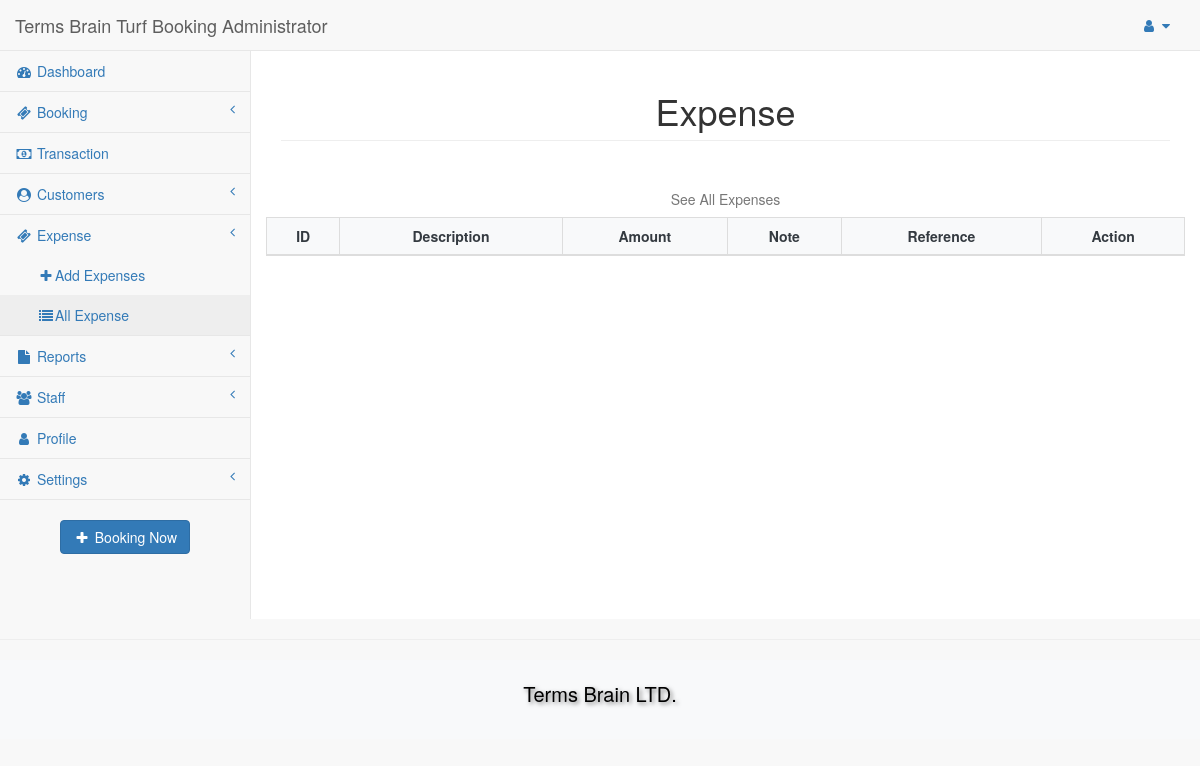
The app's page /allExpense.php (signed in), older data.
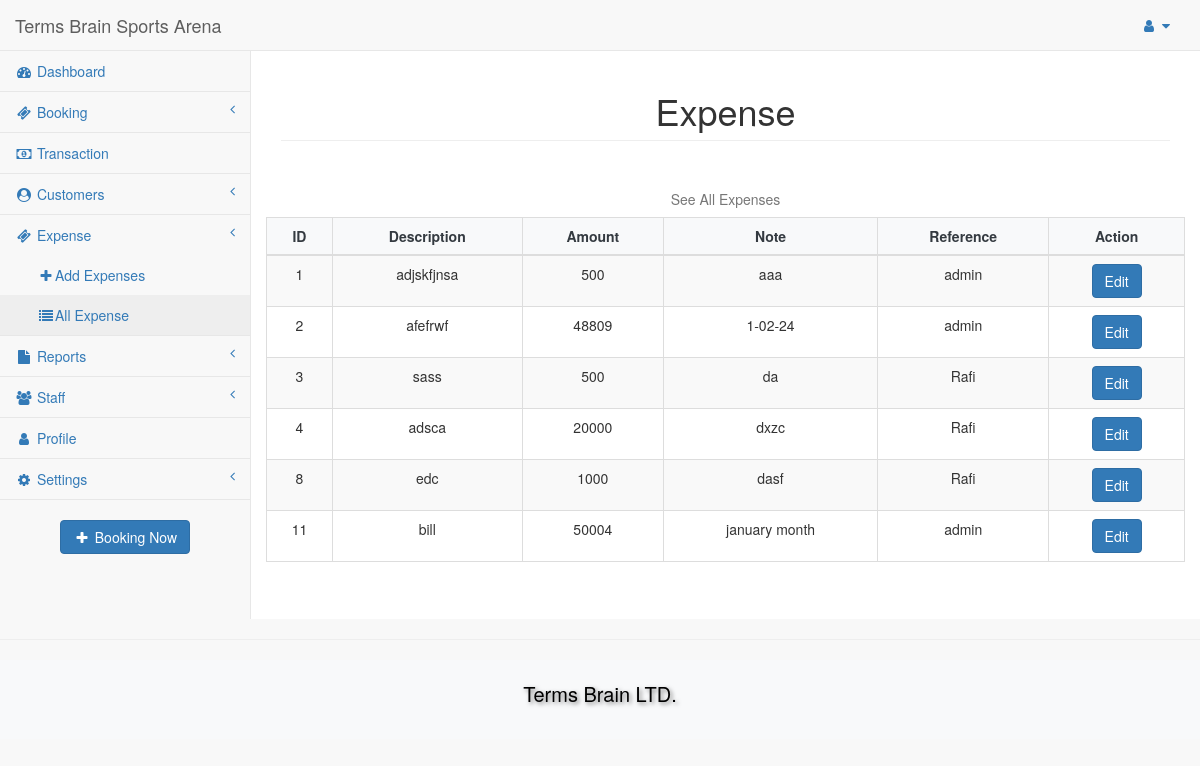
The same page, newer data.
### tables this page shows
CREATE TABLE `setting` (
  `id` int(11) NOT NULL,
  `brand` varchar(255) DEFAULT NULL,
  `logo` varchar(255) DEFAULT NULL,
  `favicon` varchar(255) DEFAULT NULL,
  `email` varchar(255) DEFAULT NULL,
  `phone` varchar(255) DEFAULT NULL,
  `social` varchar(255) DEFAULT NULL,
  `location` varchar(255) DEFAULT NULL,
  `created_at` timestamp NOT NULL DEFAULT current_timestamp(),
  `updated_at` datetime DEFAULT current_timestamp() ON UPDATE current_timestamp()
);

CREATE TABLE `expense` (
  `id` int(11) NOT NULL,
  `description` varchar(255) DEFAULT NULL,
  `amount` int(11) DEFAULT NULL,
  `note` varchar(255) DEFAULT NULL,
  `reference_id` int(11) DEFAULT NULL,
  `status` int(11) DEFAULT NULL,
  `created_at` timestamp NOT NULL DEFAULT current_timestamp(),
  `updated_at` datetime DEFAULT current_timestamp() ON UPDATE current_timestamp()
);

### allExpense.php (the view, shortened to what this page needs)
<?php
include 'connection.php';
include_once('includes/header.php');
?>
<div id="page-wrapper">
    <div class="row">
        <div class="col-lg-12">
            <h1 class="page-header text-center">Expense</h1>
        </div>
    </div>
    <div class="row">
        <table id="yourTableID" class="table table-striped table-bordered" cellspacing="0" width="100%">
            <caption class="text-center">See All Expenses</caption>
            <thead>
                <th>ID</th>
                <th>Description</th>
                <th>Amount</th>
                <th>Note</th>
                <th>Reference</th>
                <th <?php echo (isset($_SESSION['role']) && $_SESSION['role'] != 'admin') ? 'hidden' : '' ?>>Action</th>
            </thead>
            <tbody>
                <?php
                $query = "SELECT expense.*, authentication.name FROM expense
                LEFT JOIN authentication ON expense.reference_id = authentication.id";
                $sql = mysqli_query($conn, $query);
                while ($row = mysqli_fetch_array($sql)) { ?>
                    <tr>
                        <td><?php echo $row['id'] ?></td>
                        <td><?php echo $row['description'] ?></td>
                        <td><?php echo $row['amount'] ?></td>
                        <td><?php echo $row['note'] ?></td>
                        <td><?php echo $row['name'] ?></td>
                        <td <?php echo (isset($_SESSION['role']) && $_SESSION['role'] != 'admin') ? 'hidden' : '' ?>>
                            <a href="editExpense.php?id=<?php echo $row['id']; ?>" class="btn btn-primary">Edit</a>
                        </td>
                    </tr>
                <?php
                }
                ?>
            </tbody>
        </table>
    </div>
</div>
<link rel="stylesheet" type="text/css" href="https://cdn.datatables.net/1.13.7/css/jquery.dataTables.min.css">
<link rel="stylesheet" type="text/css" href="https://cdn.datatables.net/buttons/2.4.2/css/buttons.dataTables.min.css">
<?php include_once('includes/footer.php'); ?>

### includes/header.php (shortened to what this page needs)
<!DOCTYPE html>
<html lang="en">
<head>
    <?php
    include 'connection.php';
    $query = "SELECT * FROM setting where id=1";
    $result = mysqli_query($conn, $query);
    if ($result && $row = mysqli_fetch_assoc($result)) {
        $brand = $row['brand'];
    } else {
        $brand = "Terms Brain Turf Booking Administrator";
    }
    ?>
    <link rel="stylesheet" href="assets/css/bootstrap.min.css" />
    <link href="assets/js/metisMenu/metisMenu.min.css" rel="stylesheet">
    <link href="assets/css/booking.css" rel="stylesheet">
    <link href="assets/css/style.css" rel="stylesheet">
    <link href="assets/css/sb-admin-2.css" rel="stylesheet">
    <link href="assets/fonts/font-awesome/css/font-awesome.min.css" rel="stylesheet" type="text/css">
    <link rel="stylesheet" type="text/css" href="https://cdn.datatables.net/1.10.24/css/jquery.dataTables.css">
</head>
<body>
    <div id="wrapper">
        <nav class="navbar navbar-default navbar-static-top" role="navigation" style="margin-bottom: 0">
            <div class="navbar-header">
                <a class="navbar-brand" href="index.php"><?php echo $brand; ?></a>
            </div>
            <ul class="nav navbar-top-links navbar-right">
                <li class="dropdown">
                    <a class="dropdown-toggle" data-toggle="dropdown" href="#">
                        <i class="fa fa-user fa-fw"></i> <i class="fa fa-caret-down"></i>
                    </a>
                </li>
            </ul>
            <div class="navbar-default sidebar" role="navigation">
                <div class="sidebar-nav navbar-collapse">
                    <ul class="nav" id="side-menu">
                        <li>
                            <a href="index.php"><i class="fa fa-dashboard fa-fw"></i> Dashboard</a>
                        </li>
                        <li>
                            <a href="#"><i class="fa fa-ticket fa-fw"></i> Booking <span class="fa arrow"></span></a>
                        </li>
                        <li>
                            <a href="transaction.php"><i class="fa fa-money fa-fw"></i> Transaction</a>
                        </li>
                        <li>
                            <a href="#"><i class="fa fa-user-circle fa-fw"></i> Customers<span class="fa arrow"></span></a>
                        </li>
                        <li>
                            <a href="#"><i class="fa fa-ticket fa-fw"></i> Expense <span class="fa arrow"></span></a>
                            <ul class="nav nav-second-level">
                                <li>
                                    <a href="addExpense.php"><i class="fa fa-plus fa-fw"></i>Add Expenses</a>
                                </li>
                                <li>
                                    <a href="allExpense.php"><i class="fa fa-list fa-fw"></i>All Expense</a>
                                </li>
                            </ul>
                        </li>
                        <li>
                            <a href="#"><i class="fa fa-file fa-fw"></i> Reports <span class="fa arrow"></span></a>
                        </li>
                        <li>
                            <a href="#"><i class="fa fa-users fa-fw"></i> Staff<span class="fa arrow"></span></a>
                        </li>
                        <li>
                            <a href="profile.php"><i class="fa fa-user fa-fw"></i> Profile</a>
                        </li>
                        <li>
                            <a href="#"><i class="fa fa-gear fa-fw"></i> Settings<span class="fa arrow"></span></a>
                        </li>
                    </ul>
                    <div class="text-center" style="margin-top: 20px;">
                        <a class="btn btn-primary" href="bookingManagement.php"><i class="fa fa-plus fa-fw"></i> Booking Now</a>
                    </div>
                </div>
            </div>
        </nav>
    </div>

### includes/footer.php (shortened to what this page needs)
<hr>
<footer style="background-color: #f8f9fa; padding: 20px 0;">
    <div class="container">
        <div class="row">
            <div class="col text-center font-weight-bold" style="font-size: 20px; color: black; text-shadow: 2px 2px 4px rgba(0, 0, 0, 0.5);">
                <p><a href="https://termsbrain.com/" style="color: black; text-decoration: none;">Terms Brain LTD.</a></p>
            </div>
        </div>
    </div>
</footer>
</body>
</html>

### assets/css/sb-admin-2.css (style rules this page uses)
body { background-color: #f8f8f8; }
#wrapper { width: 100%; }
#page-wrapper { padding: 0 15px; min-height: 568px; background-color: white; }
@media (min-width: 768px) { #page-wrapper { position: inherit; margin: 0 0 0 250px; padding: 0 30px; border-left: 1px solid #e7e7e7; } }
.navbar-top-links { margin-right: 0; }
.navbar-top-links li { display: inline-block; }
.navbar-top-links li:last-child { margin-right: 15px; }
.navbar-top-links li a { padding: 15px; min-height: 50px; }
.sidebar .sidebar-nav.navbar-collapse { padding-left: 0; padding-right: 0; }
.sidebar ul li { border-bottom: 1px solid #e7e7e7; }
.sidebar ul li a.active { background-color: #eeeeee; }
.sidebar .arrow { float: right; }
.sidebar .fa.arrow:before { content: "\f104"; }
.sidebar .nav-second-level li, .sidebar .nav-third-level li { border-bottom: none !important; }
.sidebar .nav-second-level li a { padding-left: 37px; }
@media (min-width: 768px) { .sidebar { z-index: 1; position: absolute; width: 250px; margin-top: 51px; } }

### allExpense.php (style rules this page uses)
#yourTableID { width: 100%; margin-top: 20px; }
#yourTableID th, #yourTableID td { text-align: center; }
#yourTableID th { background-color: #f8f9fa; color: #343a40; }

Row changes from the older to the newer data that the page shows:
added setting: brand "Terms Brain Sports Arena"
added expense: id "1", description "adjskfjnsa", amount "500", note "aaa", authentication.name "admin"
added expense: id "2", description "afefrwf", amount "48809", note "1-02-24", authentication.name "admin"
added expense: id "3", description "sass", amount "500", note "da", authentication.name "Rafi"
added expense: id "4", description "adsca", amount "20000", note "dxzc", authentication.name "Rafi"
added expense: id "8", description "edc", amount "1000", note "dasf", authentication.name "Rafi"
added expense: id "11", description "bill", amount "50004", note "january month", authentication.name "admin"
Text that changed along with them:
$brand: "Terms Brain Turf Booking Administrator" → (not shown)
